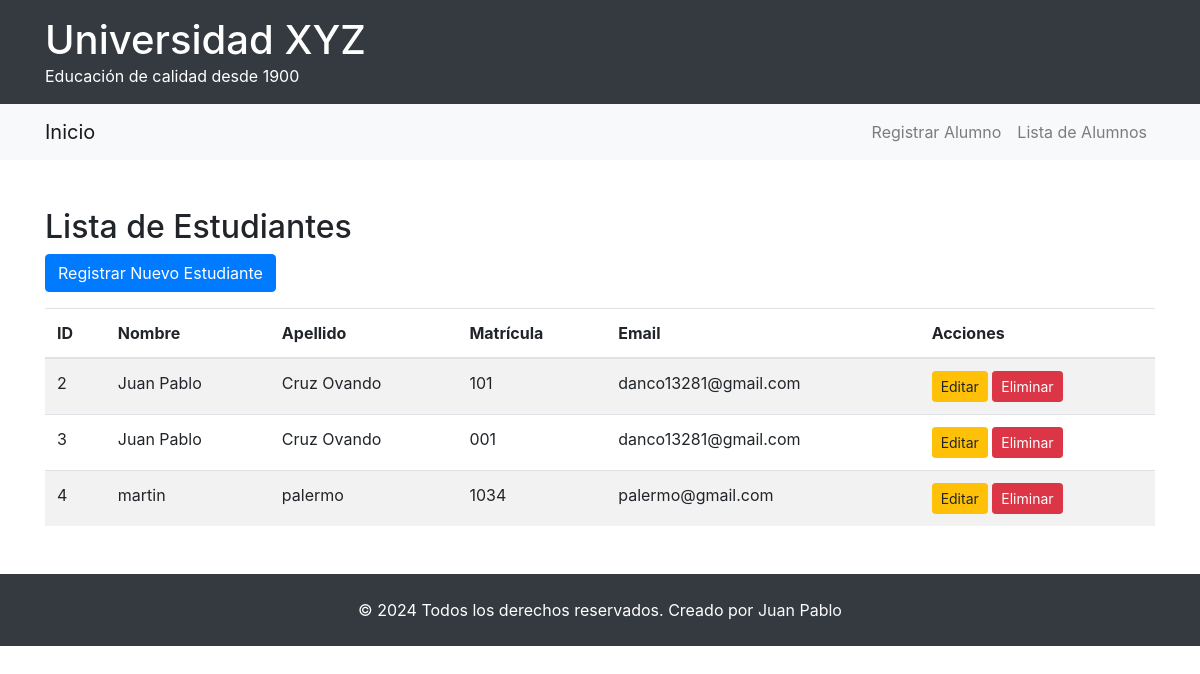
The page /estudiantes/ on the database its author committed.
### alumnos/models.py (models this page shows, shortened)
class Alumno(models.Model):
    nombre = models.CharField(max_length=100)
    apellido = models.CharField(max_length=100)
    matricula = models.CharField(max_length=12, unique=True)
    fecha_nacimiento = models.DateField()
    email = models.EmailField()
    telefono = models.CharField(max_length=15)

### alumnos/views.py (the view)
# urls.py: path('estudiantes/', views.lista_estudiantes, name='lista_estudiantes'),  # Listar estudiantes
def lista_estudiantes(request):
    estudiantes = Alumno.objects.all()
    return render(request, 'alumnos/lista_estudiantes.html', {'estudiantes': estudiantes})

### alumnos/templates/alumnos/lista_estudiantes.html (shortened to what this page needs)
{% extends "base.html" %}
{% block content %}
<h2>Lista de Estudiantes</h2>
<a href="{% url 'registrar_estudiante' %}" class="btn btn-primary mb-3">Registrar Nuevo Estudiante</a>
<table class="table table-striped">
    <thead>
        <tr>
            <th>ID</th>
            <th>Nombre</th>
            <th>Apellido</th>
            <th>Matrícula</th>
            <th>Email</th>
            <th>Acciones</th>
        </tr>
    </thead>
    <tbody>
        {% for estudiante in estudiantes %}
        <tr>
            <td>{{ estudiante.id }}</td>
            <td>{{ estudiante.nombre }}</td>
            <td>{{ estudiante.apellido }}</td>
            <td>{{ estudiante.matricula }}</td>
            <td>{{ estudiante.email }}</td>
            <td>
                <a href="{% url 'editar_estudiante' estudiante.id %}" class="btn btn-sm btn-warning">Editar</a>
                <a href="{% url 'eliminar_estudiante' estudiante.id %}" class="btn btn-sm btn-danger">Eliminar</a>
            </td>
        </tr>
        {% endfor %}
    </tbody>
</table>
{% endblock %}

### alumnos/templates/base.html (shortened to what this page needs)
<!DOCTYPE html>
<html lang="es">
<head>
    <link href="https://stackpath.bootstrapcdn.com/bootstrap/4.5.2/css/bootstrap.min.css" rel="stylesheet">
    <link href="https://cdnjs.cloudflare.com/ajax/libs/font-awesome/5.15.3/css/all.min.css" rel="stylesheet">
</head>
<body>
    <header class="bg-dark text-white py-3">
        <div class="container">
            <h1 class="mb-0">Universidad XYZ</h1>
            <p class="mb-0">Educación de calidad desde 1900</p>
        </div>
    </header>
    <nav class="navbar navbar-expand-lg navbar-light bg-light">
        <div class="container">
            <a class="navbar-brand" href="{% url 'inicio' %}">Inicio</a>
            <div class="collapse navbar-collapse" id="navbarNav">
                <ul class="navbar-nav ml-auto">
                    <li class="nav-item">
                        <a class="nav-link" href="{% url 'registrar_estudiante' %}">Registrar Alumno</a>
                    </li>
                    <li class="nav-item">
                        <a class="nav-link" href="{% url 'lista_estudiantes' %}">Lista de Alumnos</a>
                    </li>
                </ul>
            </div>
        </div>
    </nav>
    <main class="container my-5">
        {% block content %}{% endblock %}
    </main>
    <footer class="bg-dark text-white py-4">
        <div class="container text-center">
            <p class="mb-0">&copy; {% now "Y" %} Todos los derechos reservados. Creado por <a href="https://jpcruzovando.com" target="_blank" class="text-light">Juan Pablo</a></p>
        </div>
    </footer>
</body>
</html>

### rows shown on the page
Alumno: id "2", nombre "Juan Pablo", apellido "Cruz Ovando", matricula "101", email "danco13281@gmail.com"
Alumno: id "3", nombre "Juan Pablo", apellido "Cruz Ovando", matricula "001", email "danco13281@gmail.com"
Alumno: id "4", nombre "martin", apellido "palermo", matricula "1034", email "palermo@gmail.com"
